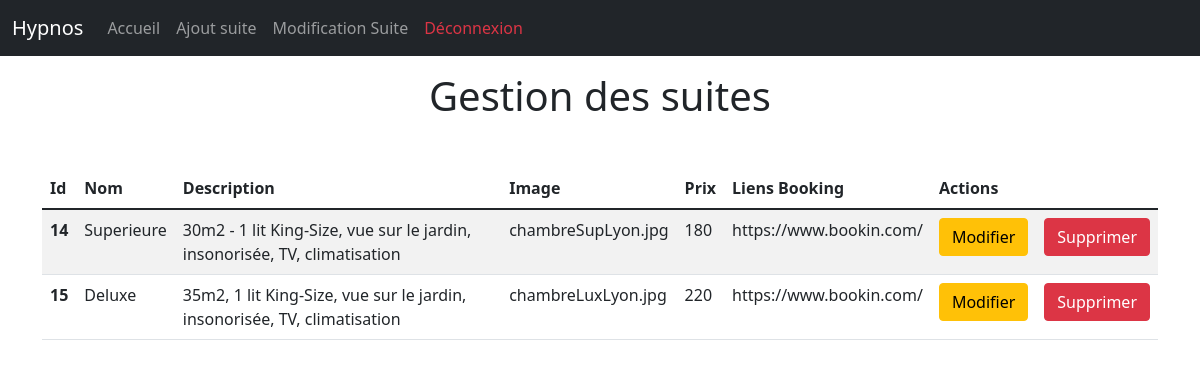
Screenshot of /back/gestionSuite (signed in) with the database file from the repository.
### tables this page shows
CREATE TABLE suites (
	suite_id	INT NOT NULL PRIMARY KEY AUTO_INCREMENT,
	suite_name	VARCHAR(150) NOT NULL,
	suite_description	TEXT NOT NULL,
	suite_image	VARCHAR(150) NOT NULL,
	suite_hotel	INT NOT NULL,
	suite_prix	FLOAT,
	suite_link	TEXT,
	FOREIGN KEY(suite_hotel) REFERENCES hotels(hotel_id)
);

### models/Model.php (called while the page is built, shortened)
<?php
abstract class Model
{
  private static $pdo;
  protected function getBdd()
  {
    try {
        self::$pdo = new PDO('mysql:host=mysql-hypnoshernandez.alwaysdata.net;dbname=hypnoshernandez_mysql', '266471', 'Maelys030609', array(
        PDO::ATTR_ERRMODE => PDO::ERRMODE_EXCEPTION
      ));
      return self::$pdo;
    } catch (Exception $e) {
      echo "Impossible d'accéder à la base de données : " . $e->getMessage();
      die();
    }
  }
}

### models/front/Api.manager.php (called while the page is built, shortened)
<?php
require_once 'models/Model.php';
class APIManager extends Model
{
  public function getDBSuites(){
    $req ="SELECT * FROM suites";
    $stmt= $this->getBdd()->prepare($req);
    $stmt->execute();
    $suites = $stmt->fetchAll(PDO::FETCH_ASSOC);
    return $suites;
  }
  public function getDBManager($email){
    $req ="SELECT * FROM manager WHERE email = :email";
    $stmt= $this->getBdd()->prepare($req);
    $stmt->bindValue(":email", $email, PDO::PARAM_STR);
    $stmt->execute();
    $manager = $stmt->fetch(PDO::FETCH_ASSOC);
    return $manager;
  }
}

### views/gestionSuites.view.php (the view, shortened to what this page needs)
<table class="table table-striped my-5">
  <thead>
    <tr>
      <th scope="col">Id</th>
      <th scope="col">Nom</th>
      <th scope="col">Description</th>
      <th scope="col">Image</th>
      <th scope="col">Prix</th>
      <th scope="col">Liens Booking</th>
      <th scope="col" colspan="2">Actions</th>
    </tr>
  </thead>
  <tbody>
    <?php foreach ($suites as $suite) : ?>
      <?php
      if ($suite['suite_hotel'] === $manager['manager_hotel']) {
        if (empty($_POST['suite_id']) || $_POST['suite_id'] != $suite['suite_id']) {
      ?>
          <tr>
            <th scope="row"><?= $suite['suite_id'] ?></th>
            <td><?= $suite["suite_name"] ?></td>
            <td><?= $suite["suite_description"] ?></td>
            <td><?= $suite["suite_image"] ?></td>
            <td><?= $suite["suite_prix"] ?></td>
            <td><?= $suite["suite_link"] ?></td>
            <td>
              <form method="post" action="">
                <button class="btn btn-warning" type="submit">Modifier</button>
              </form>
            </td>
            <td>
              <form method="post" action="<?= URL ?>back/deleteSuite">
                <button class="btn btn-danger" type="submit">Supprimer</button>
              </form>
            </td>
          </tr>
      <?php }
      } ?>
    <?php endforeach ?>
  </tbody>
</table>
<?php
require "views/common/template.php";

### rows the page displays
suites: suite_id "14", suite_name "Superieure", suite_description "30m2 - 1 lit King-Size, vue sur le jardin, insonorisée, TV, climatisation", suite_image "chambreSupLyon.jpg", suite_prix "180", suite_link "https://www.bookin.com/"
suites: suite_id "15", suite_name "Deluxe", suite_description "35m2, 1 lit King-Size, vue sur le jardin, insonorisée, TV, climatisation", suite_image "chambreLuxLyon.jpg", suite_prix "220", suite_link "https://www.bookin.com/"

### other values shown
$titre "Gestion des suites"
